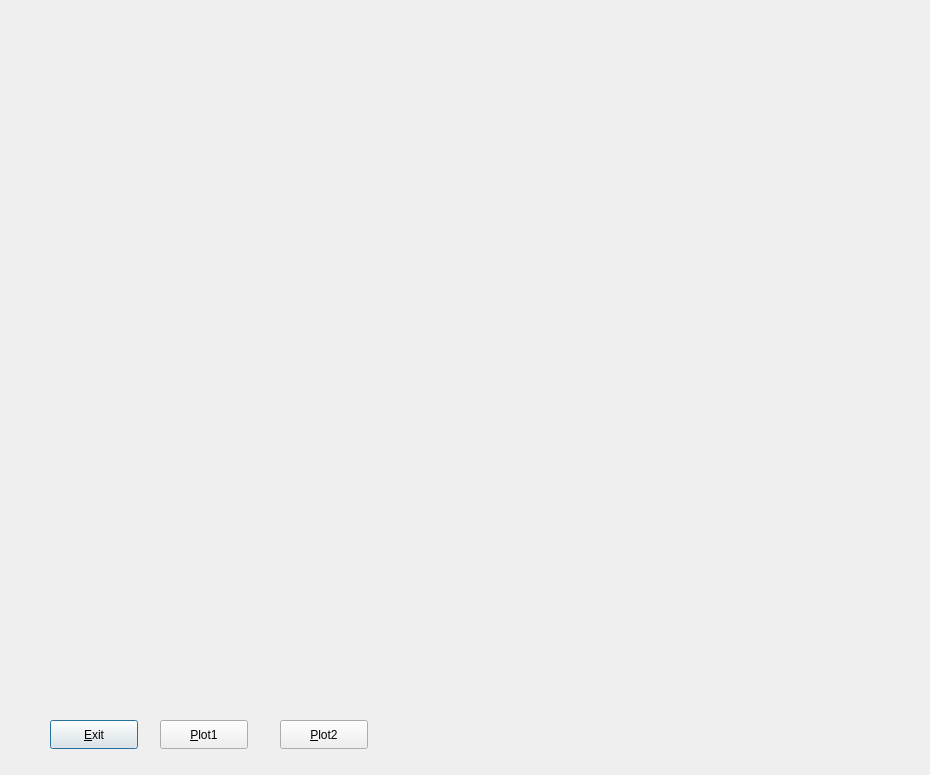
<?xml version="1.0" encoding="UTF-8"?>
<ui version="4.0">
 <class>Dialog</class>
 <widget class="QDialog" name="Dialog">
  <property name="geometry">
   <rect>
    <x>0</x>
    <y>0</y>
    <width>930</width>
    <height>775</height>
   </rect>
  </property>
  <property name="windowTitle">
   <string>Dialog</string>
  </property>
  <widget class="QWidget" name="widget" native="true">
   <property name="geometry">
    <rect>
     <x>20</x>
     <y>20</y>
     <width>381</width>
     <height>351</height>
    </rect>
   </property>
  </widget>
  <widget class="QPushButton" name="btn_exit">
   <property name="geometry">
    <rect>
     <x>50</x>
     <y>720</y>
     <width>88</width>
     <height>29</height>
    </rect>
   </property>
   <property name="text">
    <string>&amp;Exit</string>
   </property>
  </widget>
  <widget class="QPushButton" name="btn_plot">
   <property name="geometry">
    <rect>
     <x>160</x>
     <y>720</y>
     <width>88</width>
     <height>29</height>
    </rect>
   </property>
   <property name="text">
    <string>&amp;Plot1</string>
   </property>
  </widget>
  <widget class="QWidget" name="widget_2" native="true">
   <property name="geometry">
    <rect>
     <x>510</x>
     <y>20</y>
     <width>381</width>
     <height>351</height>
    </rect>
   </property>
  </widget>
  <widget class="QPushButton" name="btn_2">
   <property name="geometry">
    <rect>
     <x>280</x>
     <y>720</y>
     <width>88</width>
     <height>29</height>
    </rect>
   </property>
   <property name="text">
    <string>&amp;Plot2</string>
   </property>
  </widget>
 </widget>
 <resources/>
 <connections/>
</ui>
